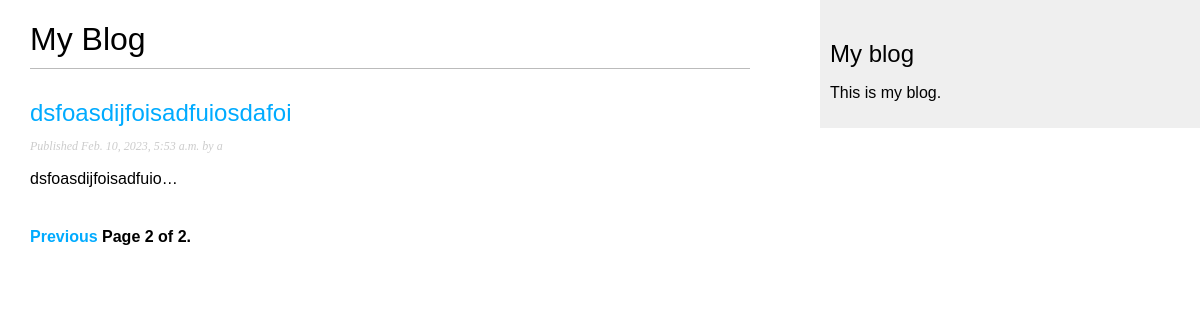
Screenshot of /blog/?page=2 with the database file from the repository.
### blog/models.py (models this page shows, shortened)
class Post(models.Model):
    class Status(models.TextChoices):
        DRAFT = 'DF', 'Draft'
        PUBLISHED = 'PB', 'Published'
    title = models.CharField(max_length=250)
    slug = models.SlugField(max_length=250, unique_for_date='publish')
    body = models.TextField()
    author = models.ForeignKey(User, on_delete=models.CASCADE, related_name='blog_posts')
    publish = models.DateTimeField(default=timezone.now)
    created = models.DateTimeField(auto_now_add=True)
    updated = models.DateTimeField(auto_now=True)
    status = models.CharField(max_length=2,
                              choices=Status.choices,
                              default=Status.DRAFT)
    objects = models.Manager()  # the default manager
    published = PublishManager()  # the customer manager
    class Meta:
        ordering = ['-publish']
        indexes = [
            models.Index(fields=['-publish'])
        ]
    def get_absolute_url(self):
        return reverse('blog:post_detail', args=[self.publish.year,
                                                 self.publish.month,
                                                 self.publish.day,
                                                 self.slug
                                                 ])  # don't forget that the id is generated automatically, if you didn't specify a primary key.

### blog/views.py (the view)
# urls.py: path('', views.PostListView.as_view(), name='post_list'),
class PostListView(ListView):
    queryset = Post.published.all()
    context_object_name = 'posts'  # Used for passing parameters to the modle
    paginate_by = 3
    template_name = 'blog/post/list.html'

### blog/templates/blog/post/list.html (shortened to what this page needs)
{% extends "blog/base.html" %}
{% block content %}
  <h1>My Blog</h1>
  {% for post in posts %}
    <h2>
      <a href="{{ post.get_absolute_url }}">
        {{ post.title }}
      </a>
    </h2>
    <p class="date">
      Published {{ post.publish }} by {{ post.author }}
    </p>
    {{ post.body|truncatechars:20|linebreaks }}
    {% endfor %}
    {% include "pagination.html" with page=page_obj %}
{% endblock %}

### blog/static/css/blog.css (style rules this page uses)
body { margin:0; padding:0; font-family:helvetica, sans-serif; }
a { color:#00abff; text-decoration:none; }
h1 { font-weight:normal; border-bottom:1px solid #bbb; padding:0 0 10px 0; }
h2 { font-weight:normal; margin:30px 0 0; }
p.date { color:#ccc; font-family: georgia, serif; font-size: 12px; font-style: italic; }

### rows the page displays
Post: title "dsfoasdijfoisadfuiosdafoi", publish "Feb. 10, 2023, 5:53 a.m.", author "a", body "dsfoasdijfoisadfuio…"

### other values shown
{{ page.number }} "2"
{{ page.paginator.num_pages }} "2"
